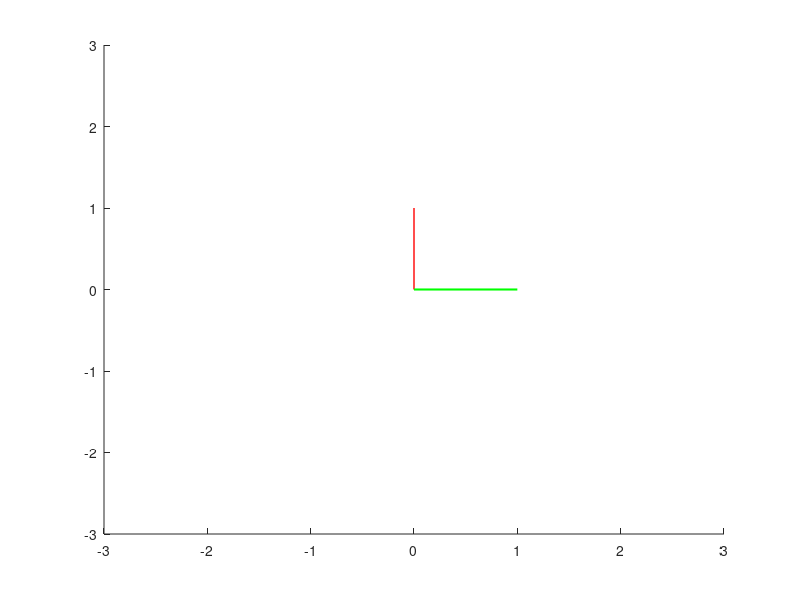
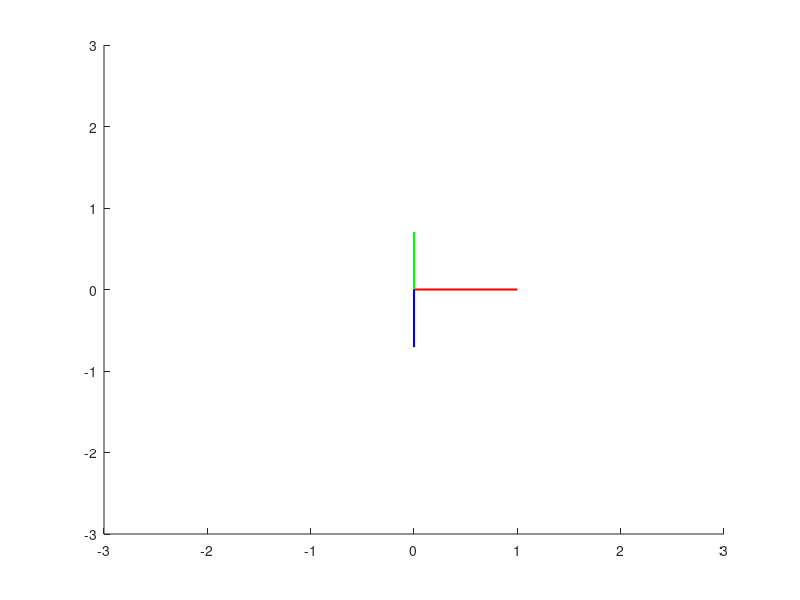
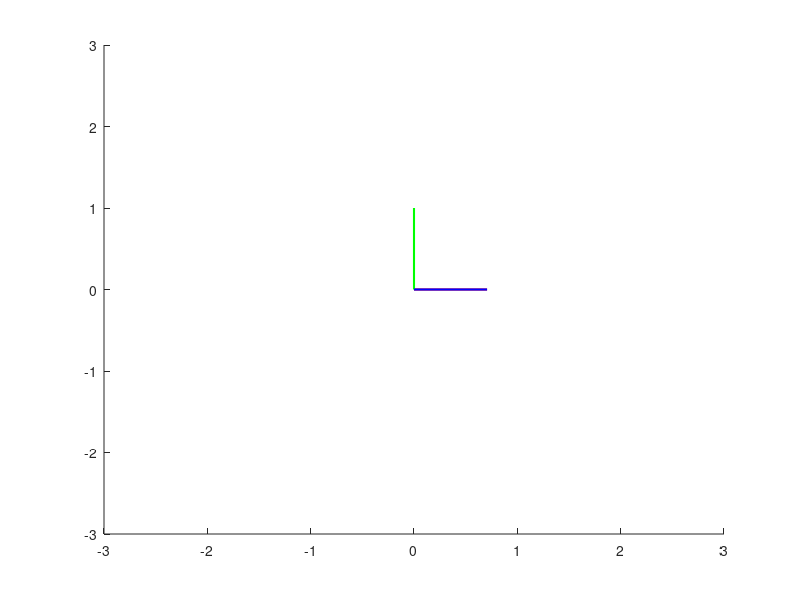
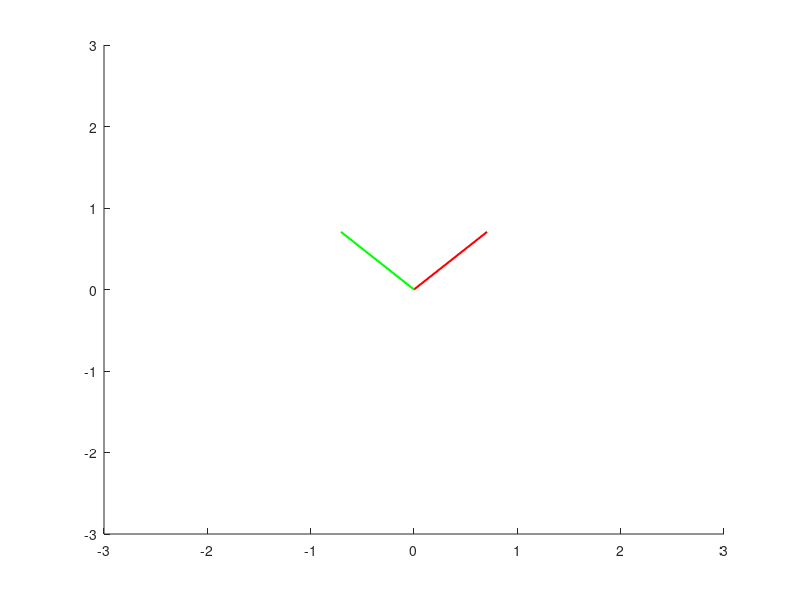

Here is the MATLAB script that generated these plots, in order:
% Draw a line and frame in 2D & 3D
figure

line([0,0],[0,1],[0,0],'Linewidth',[1],'Color','r');
line([0,1],[0,0],[0,0],'Linewidth',[1.5],'Color','g');
line([0,0],[0,0],[0,1],'Linewidth',[2],'Color','b');
%specifying an offset for drawing frame of reference
axis([-3 3 -3 3]);


%Make a rotation matrix

%specified the angle 
theta=pi/4;

%Typical Rotation matrix for x-axis as fixed

Rx=[1 0 0;0 cos(theta) -sin(theta);0 sin(theta) cos(theta)];

%Typical Rotation matrix for y-axis as fixed

Ry=[cos(theta) 0 sin(theta);0 1 0 ; -sin(theta) 0 cos(theta)];

%Typical Rotation matrix for z-axis as fixed

Rz=[cos(theta) -sin(theta) 0; sin(theta) cos(theta) 0;0 0 1];

%Declaration of matrices for different uses
R=Rx;
R1=Ry;
R2=Rz;

%---------Plotting---------

%X-axis fixed
figure
line([0,R(1,1)],[0,R(2,1)],[0,R(3,1)],'Linewidth',[1.5],'Color','r')
line([0,R(1,2)],[0,R(2,2)],[0,R(3,2)],'Linewidth',[1.5],'Color','g')
line([0,R(1,3)],[0,R(2,3)],[0,R(3,3)],'Linewidth',[1.5],'Color','b')
axis([-3 3 -3 3]);

%Y-axis fixed

%Figure-2 for another graph.
figure

line([0,R1(1,1)],[0,R1(2,1)],[0,R1(3,1)],'Linewidth',[1.5],'Color','r')
line([0,R1(1,2)],[0,R1(2,2)],[0,R1(3,2)],'Linewidth',[1.5],'Color','g')
line([0,R1(1,3)],[0,R1(2,3)],[0,R1(3,3)],'Linewidth',[1.5],'Color','b')
axis([-3 3 -3 3]);

%Z-axis fixed

%Figure-3 for another graph(z-axis).

figure

line([0,R2(1,1)],[0,R2(2,1)],[0,R2(3,1)],'Linewidth',[1.5],'Color','r')
line([0,R2(1,2)],[0,R2(2,2)],[0,R2(3,2)],'Linewidth',[1.5],'Color','g')
line([0,R2(1,3)],[0,R2(2,3)],[0,R2(3,3)],'Linewidth',[1.5],'Color','b')
axis([-3 3 -3 3]);


%-----------Finding determinant of matrices---------. 

xDet=det(R1);

yDet=det(R);

zDet=det(R2);

fprintf("As %d = %d we see the property of rotation matrix satisfied! \n",zDet,yDet);

%---------------Testing For the Dot product of the matrices-------


dot(R(:,1),R(:,2));

dot(R(:,2),R(:,3));

dot(R(:,3),R(:,1));




%---------------Testing For the Cross product of the matrices-------


cross(R(:,1),R(:,2));

cross(R(:,2),R(:,3));

cross(R(:,3),R(:,1));

%---------------Testing For the Commutative Property of the matrices-------

com=R*R1;

com2=R1*R2;

com3=R2*R;

%---------Testing the commutative to be true!----

if com(:,1).*com(:,2)==com(:,2).*com(:,3)
    fprintf("The comutative property for %d is proved \n",com)
else
             fprintf("For the given matrix:\n");
             fprintf(" %g %g %g \n",com);
            fprintf("Not commutative so its a rotation matrix !!!\n")
end


if (com(:,1).*com(:,2)).*com(:,3)==com(:,1).*(com(:,2).*com(:,3))
    fprintf("For the given matrix:\n");
    fprintf(" %g %g %g \n",com);
    fprintf("The Associative property  is proved" );
        else
            fprintf("Not Associative")
end
%Represent The actual position of a Robotic finger on a given point! using
%refrences of fixed and mobile axeses!

p=[1;1;1];
p1=com*p;
p2=com2*p;
p3=com3*p;
figure
line([0,p1(1,1)],[0,p2(1,1)],[0,p3(1,1)],'Linewidth',[1],'Color','r');
line([p1(1,1),p1(2,1)],[p2(1,1),p2(2,1)],[p3(1,1),p3(2,1)],'Linewidth',[1.5],'Color','g');
line([p1(2,1),p1(3,1)],[p2(2,1),p2(3,1)],[p3(2,1),p3(3,1)],'Linewidth',[2],'Color','b');
axis([-3 3 -3 3]);
